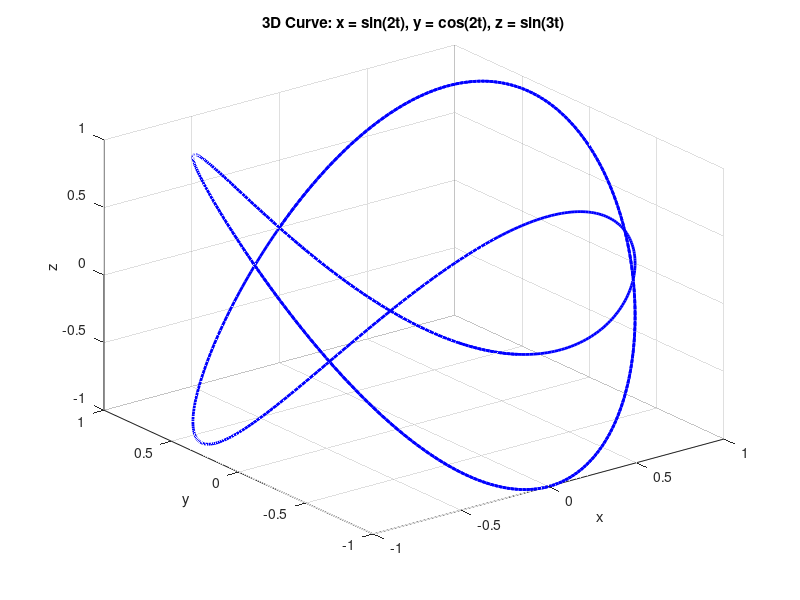

Reproduce this figure in MATLAB.
% 3D Curve Plot
clc
clear
t = linspace(0, 10, 1000); 
x = sin(2*t);
y = cos(2*t);
z = sin(3*t);

plot3(x, y, z, 'b-', 'LineWidth', 2);
grid on
xlabel('x')
ylabel('y')
zlabel('z')
title('3D Curve: x = sin(2t), y = cos(2t), z = sin(3t)')
